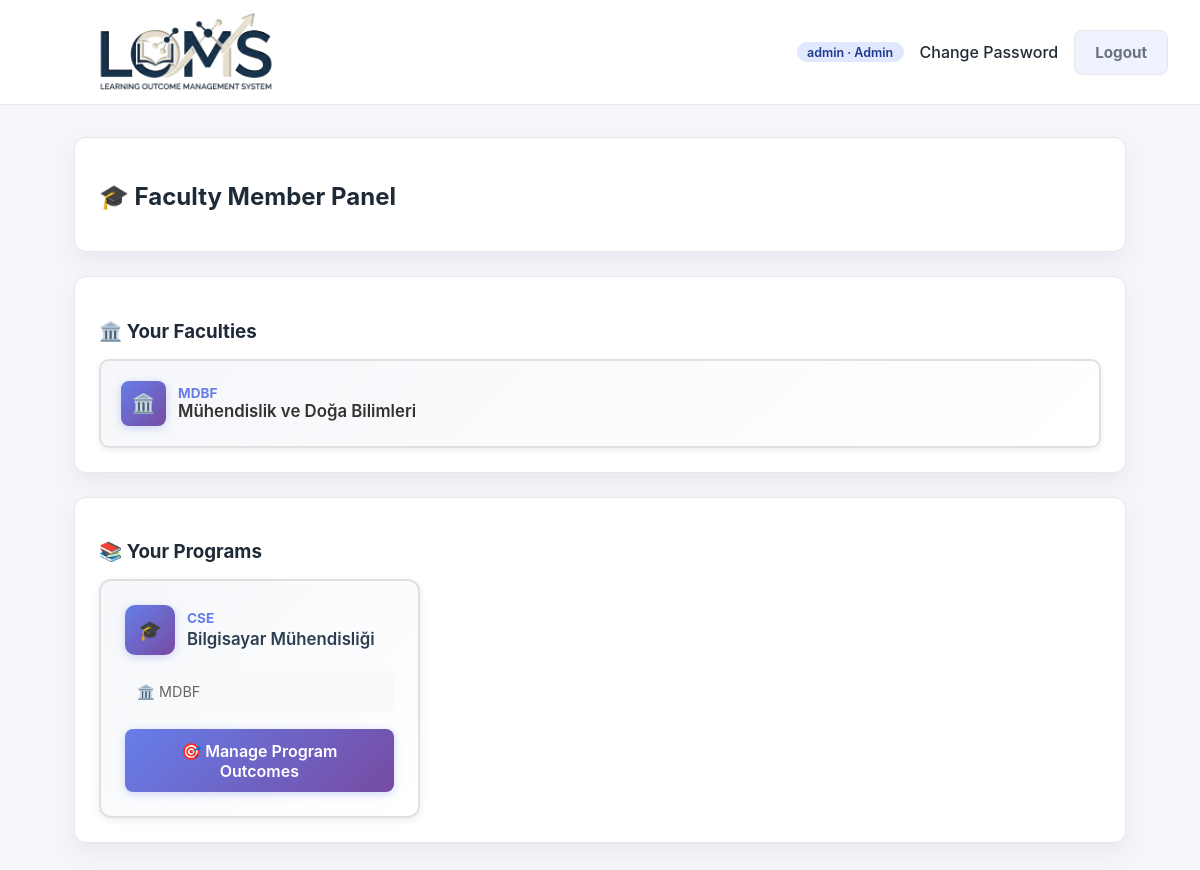
The app's page /org/faculty-member/ (signed in), older data.
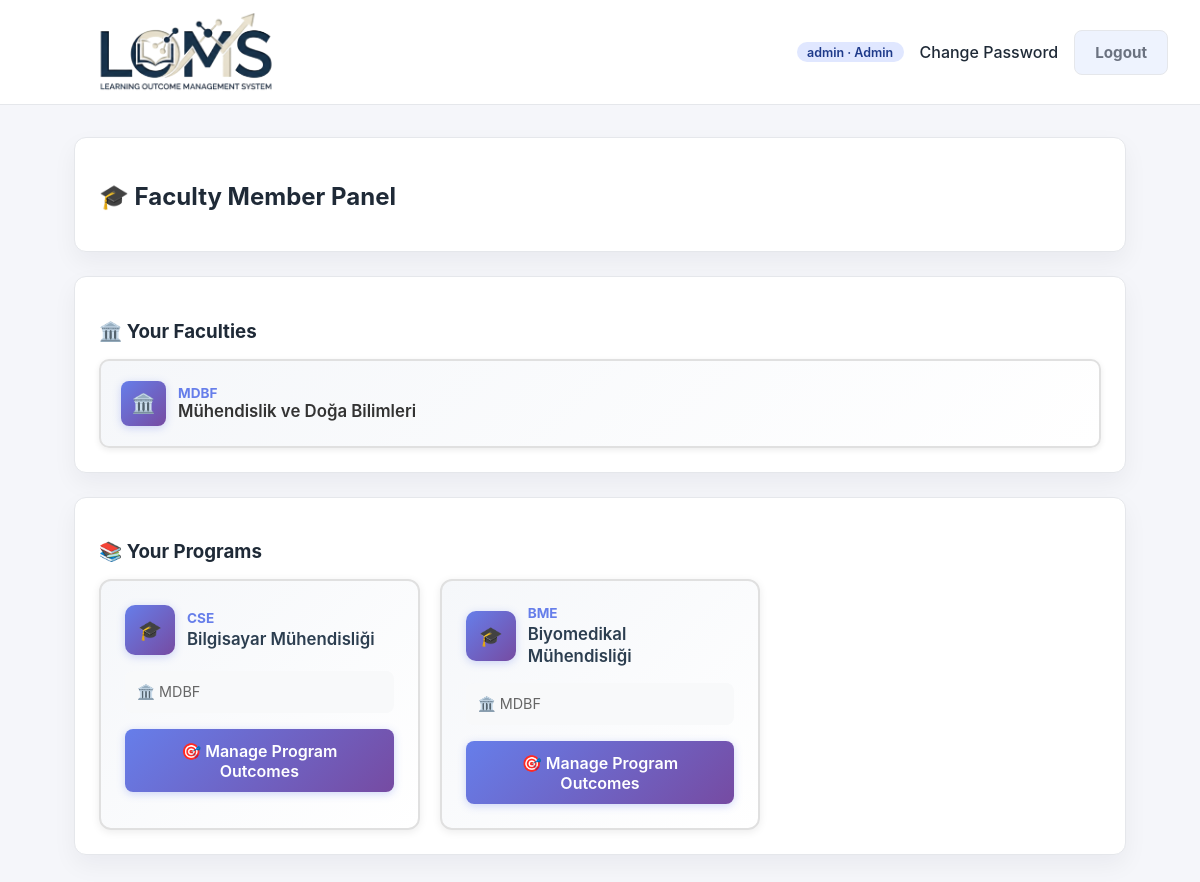
The same page, newer data.
### accounts/models.py (models this page shows, shortened)
class CustomUser(AbstractUser):
    class Role(models.TextChoices):
        ADMIN = "ADMIN", "Admin"
        STUDENT_AFFAIRS = "STUDENT_AFFAIRS", "Student Affairs"
        FACULTY_MEMBER = "FACULTY_MEMBER", "Faculty Member"
        LECTURER = "LECTURER", "Lecturer"
        STUDENT = "STUDENT", "Student"
    role = models.CharField(
        max_length=32,
        choices=Role.choices,
        default=Role.STUDENT,
    )
    student_grade = models.PositiveSmallIntegerField(
        null=True,
        blank=True,
        help_text="Student grade / academic year (1-4).",
    )
    student_faculty = models.ForeignKey(
        "organizations.Faculty",
        null=True,
        blank=True,
        on_delete=models.SET_NULL,
        related_name="students",
        help_text="Faculty the student is enrolled in.",
    )
    student_program = models.ForeignKey(
        "organizations.Program",
        null=True,
        blank=True,
        on_delete=models.SET_NULL,
        related_name="students",
        help_text="Program the student belongs to.",
    )
    faculty_member_faculty = models.ForeignKey(
        "organizations.Faculty",
        null=True,
        blank=True,
        on_delete=models.SET_NULL,
        related_name="faculty_members",
        help_text="Faculty this faculty member is responsible for.",
    )
    lecturer_programs = models.ManyToManyField(
        "organizations.Program",
        blank=True,
        related_name="lecturers",
        help_text="Programs assigned to this lecturer.",
    )
    lecturer_courses = models.ManyToManyField(
        "courses.Course",
        blank=True,
        related_name="lecturers",
        help_text="Courses assigned to this lecturer.",
    )
    phone = models.CharField(
        max_length=20,
        blank=True,
        null=True,
    )
    student_number = models.CharField(
        max_length=32,
        null=True,
        blank=True,
        help_text="Official student identification number.",
    )
    must_change_password = models.BooleanField(
        default=False,
        help_text="User must update password after logging in with the initial credentials.",
    )
    objects = CustomUserManager()
    @property
    def is_admin(self):
        return self.role == self.Role.ADMIN and self.is_superuser
    @property
    def is_student_affairs(self):
        return self.role == self.Role.STUDENT_AFFAIRS
    @property
    def is_faculty_member(self):
        return self.role == self.Role.FACULTY_MEMBER
    @property
    def is_lecturer(self):
        return self.role == self.Role.LECTURER
    @property
    def is_student(self):
        return self.role == self.Role.STUDENT

### organizations/models.py (models this page shows, shortened)
class Faculty(models.Model):
    name = models.CharField(max_length=255)
    code = models.CharField(max_length=50, unique=True)
    description = models.TextField(
        blank=True,
        help_text="Optional faculty description.",
    )
    responsible = models.ForeignKey(
        settings.AUTH_USER_MODEL,
        null=True,
        blank=True,
        on_delete=models.SET_NULL,
        related_name="responsible_faculties",
        help_text="Responsible faculty member for this faculty.",
    )

class Program(models.Model):
    name = models.CharField(max_length=255)
    code = models.CharField(max_length=50, unique=True)
    faculty = models.ForeignKey(
        Faculty,
        on_delete=models.CASCADE,
        related_name="programs",
    )
    description = models.TextField(
        blank=True,
        help_text="Optional program description.",
    )
    coordinator = models.ForeignKey(
        settings.AUTH_USER_MODEL,
        null=True,
        blank=True,
        on_delete=models.SET_NULL,
        related_name="coordinated_programs",
        help_text="Program coordinator (optional).",
    )

### organizations/views.py (the view)
# urls.py: path("faculty-member/", faculty_member_dashboard, name="faculty_member_dashboard"),
@role_required(CustomUser.Role.FACULTY_MEMBER)
def faculty_member_dashboard(request):
    user = request.user
    if user.is_admin:
        faculties = Faculty.objects.all()
    else:
        faculties = Faculty.objects.filter(responsible=user)
    programs = Program.objects.filter(faculty__in=faculties).select_related("faculty")
    context = {
        "faculties": faculties,
        "programs": programs,
    }
    return render(request, "organizations/faculty_member_dashboard.html", context)

### templates/organizations/faculty_member_dashboard.html (shortened to what this page needs)
{% extends "base.html" %}
{% block content %}
<section class="card">
    <h2 class="page-title">🎓 Faculty Member Panel</h2>
</section>
<section class="card">
    <h3 class="section-title">🏛️ Your Faculties</h3>
    {% if faculties %}
        <div style="display: grid; gap: 1rem; margin-top: 1rem;">
            {% for f in faculties %}
                <div style="border: 2px solid #e0e0e0; border-radius: 10px; padding: 1.25rem; background: linear-gradient(135deg, #f5f7fa 0%, #ffffff 100%); box-shadow: 0 2px 6px rgba(0,0,0,0.08); transition: all 0.3s ease;"
                     onmouseover="this.style.borderColor='#667eea'; this.style.boxShadow='0 4px 12px rgba(0,0,0,0.12)';"
                     onmouseout="this.style.borderColor='#e0e0e0'; this.style.boxShadow='0 2px 6px rgba(0,0,0,0.08)';">
                    <div style="display: flex; align-items: center; gap: 0.75rem;">
                        <div style="width: 45px; height: 45px; background: linear-gradient(135deg, #667eea 0%, #764ba2 100%); border-radius: 8px; display: flex; align-items: center; justify-content: center; color: white; font-size: 1.2rem; box-shadow: 0 2px 8px rgba(102, 126, 234, 0.3);">
                            🏛️
                        </div>
                        <div>
                            <div style="font-weight: 700; color: #667eea; font-size: 0.85rem;">{{ f.code }}</div>
                            <div style="font-weight: 600; color: #333; font-size: 1.05rem;">{{ f.name }}</div>
                        </div>
                    </div>
                </div>
            {% endfor %}
        </div>
    {% endif %}
</section>
<section class="card">
    <h3 class="section-title">📚 Your Programs</h3>
    {% if programs %}
        <div style="display: grid; grid-template-columns: repeat(auto-fill, minmax(320px, 1fr)); gap: 1.25rem; margin-top: 1rem;">
            {% for p in programs %}
                <div style="border: 2px solid #e0e0e0; border-radius: 12px; padding: 1.5rem; background: linear-gradient(135deg, #f5f7fa 0%, #ffffff 100%); box-shadow: 0 2px 8px rgba(0,0,0,0.08); transition: all 0.3s ease;"
                     onmouseover="this.style.transform='translateY(-4px)'; this.style.boxShadow='0 6px 16px rgba(0,0,0,0.12)'; this.style.borderColor='#667eea';"
                     onmouseout="this.style.transform='translateY(0)'; this.style.boxShadow='0 2px 8px rgba(0,0,0,0.08)'; this.style.borderColor='#e0e0e0';">
                    <div style="display: flex; align-items: center; gap: 0.75rem; margin-bottom: 1rem;">
                        <div style="width: 50px; height: 50px; background: linear-gradient(135deg, #667eea 0%, #764ba2 100%); border-radius: 10px; display: flex; align-items: center; justify-content: center; color: white; font-size: 1.2rem; box-shadow: 0 2px 8px rgba(102, 126, 234, 0.3);">
                            🎓
                        </div>
                        <div style="flex: 1;">
                            <div style="font-size: 0.85rem; color: #667eea; font-weight: 700; margin-bottom: 0.15rem;">{{ p.code }}</div>
                            <div style="font-weight: 600; color: #2c3e50; font-size: 1.05rem; line-height: 1.3;">{{ p.name }}</div>
                        </div>
                    </div>
                    <div style="padding: 0.75rem; background: #f8f9fa; border-radius: 8px; margin-bottom: 1rem;">
                        <div style="color: #666; font-size: 0.9rem;">
                            🏛️ {{ p.faculty.code }}
                        </div>
                    </div>
                    <a href="{% url 'outcomes:program_outcome_manage' p.id %}"
                       style="display: block; text-align: center; background: linear-gradient(135deg, #667eea 0%, #764ba2 100%); color: white; padding: 0.7rem 1rem; border-radius: 8px; text-decoration: none; font-weight: 600; transition: all 0.3s ease; box-shadow: 0 2px 8px rgba(102, 126, 234, 0.3);"
                       onmouseover="this.style.transform='translateY(-2px)'; this.style.boxShadow='0 4px 12px rgba(102, 126, 234, 0.4)';"
                       onmouseout="this.style.transform='translateY(0)'; this.style.boxShadow='0 2px 8px rgba(102, 126, 234, 0.3)';">
                        🎯 Manage Program Outcomes
                    </a>
                </div>
            {% endfor %}
        </div>
    {% else %}
        <div style="text-align: center; padding: 3rem 1rem; background: #f9f9f9; border-radius: 12px; border: 2px dashed #ddd; margin-top: 1rem;">
            <div style="font-size: 3rem; margin-bottom: 1rem;">📚</div>
            <p style="color: #999; font-size: 1.1rem; margin: 0;">There is no program found.</p>
        </div>
    {% endif %}
</section>
{% endblock %}

### templates/base.html (shortened to what this page needs)
<!DOCTYPE html>
{% load static %}
<html lang="en">
<head>
</head>
<body>
<header>
    <img src="{% static 'images/LOMS-Photoroom.png' %}" alt="LOMS" style="height: 5rem; margin: 0;">
    <nav>
        {% if user.is_authenticated %}
            <span class="pill">{{ user.username }} · {{ user.get_role_display }}</span>
            <a href="{% url 'accounts:password_change' %}">Change Password</a>
            <form method="post" action="{% url 'accounts:logout' %}" class="logout-form">
                <button type="submit" class="btn outline">Logout</button>
            </form>
        {% endif %}
    </nav>
</header>
<main>
    {% block content %}{% endblock %}
</main>
</body>
</html>

### templates/base.html (style rules this page uses)
:root { --bg: #f5f6fa; --card-bg: #ffffff; --text: #1f2a37; --muted: #6b7280; --primary: #2563eb; --primary-dark: #1e3a8a; --border: #e5e7eb; --success: #059669; }
* { box-sizing: border-box; font-family: "Inter", "Segoe UI", system-ui, -apple-system, BlinkMacSystemFont, sans-serif; }
body { margin: 0; background: var(--bg); color: var(--text); overflow-y: scroll; }
header { background: var(--card-bg); border-bottom: 1px solid var(--border); padding: 0.75rem 2rem; display: flex; align-items: center; justify-content: space-between; position: sticky; top: 0; z-index: 5; }
header h1, header img { margin: 0; font-size: 1.5rem; }
nav { display: flex; gap: 1rem; align-items: center; flex-wrap: wrap; }
nav a { color: var(--text); text-decoration: none; font-weight: 500; }
.logout-form { display: inline-flex; margin: 0; }
.btn, button { border: none; border-radius: 8px; padding: 0.75rem 1.25rem; background: var(--primary); color: #fff; font-weight: 700; font-size: 0.95rem; cursor: pointer; transition: background 0.2s ease; text-decoration: none; display: inline-block; }
.btn.outline { background: rgba(37, 99, 235, 0.08); border: 1px solid var(--border); color: var(--muted); transition: all 0.2s ease; }
main { max-width: 1100px; margin: 2rem auto; padding: 0 1.5rem 2.5rem; }
.page-title { margin-bottom: 1rem; }
.card { background: var(--card-bg); border: 1px solid var(--border); border-radius: 12px; padding: 1.5rem; box-shadow: 0 10px 25px rgba(15, 23, 42, 0.05); max-width: 1200px; margin: 0 auto; }
.card + .card { margin-top: 1.5rem; }
form { display: flex; flex-direction: column; gap: 0.85rem; }
.section-title { margin-bottom: 0.5rem; }
.pill { display: inline-block; padding: 0.15rem 0.65rem; border-radius: 999px; background: #e0e7ff; color: var(--primary-dark); font-size: 0.78rem; font-weight: 600; }

Row changes from the older to the newer data that the page shows:
added Program: code "BME", name "Biyomedikal Mühendisliği", faculty.code "MDBF"
